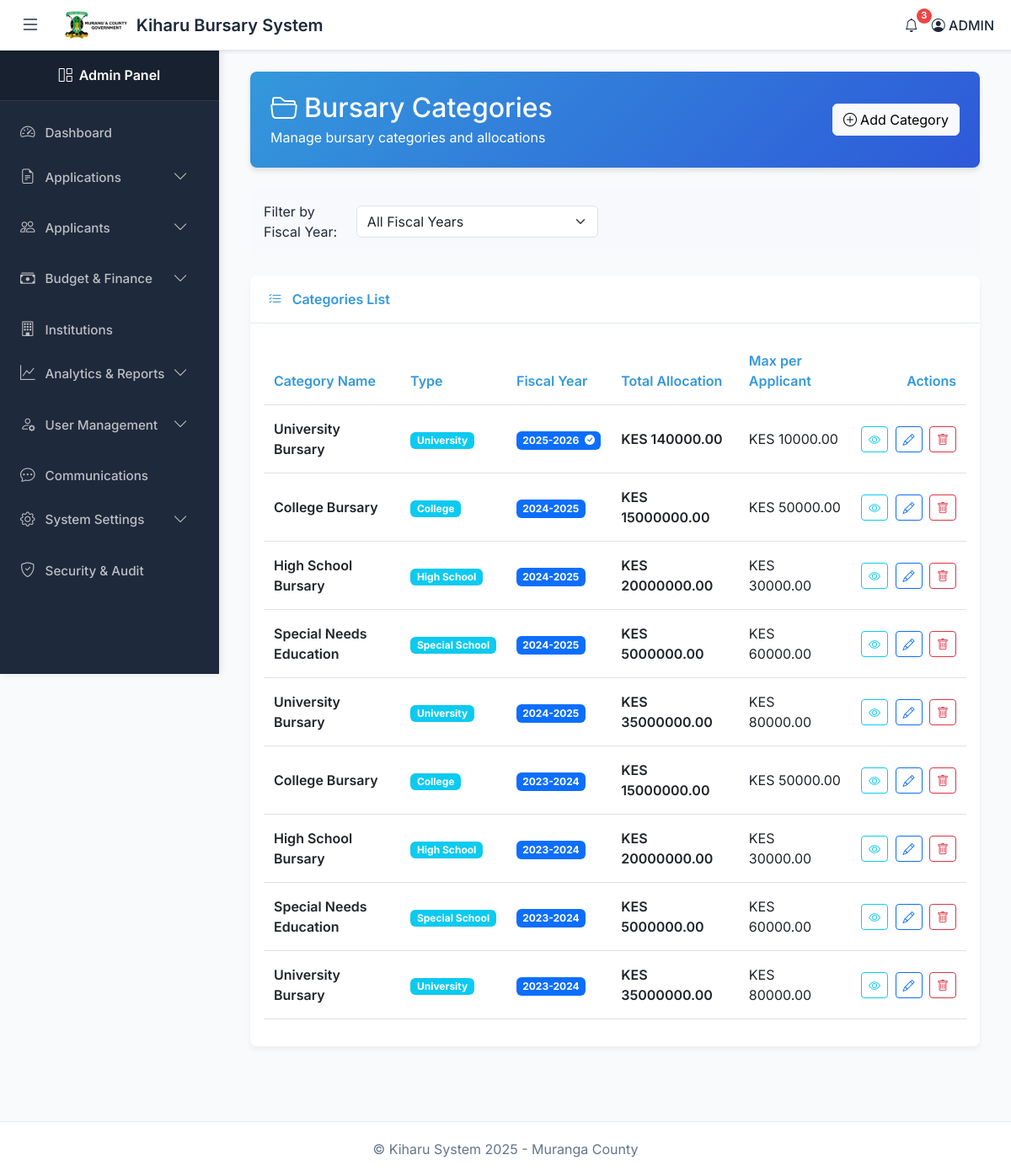
The page /admin-bursary-categories/ (signed in) on the database its author committed.
### kiharu_system/models.py (models this page shows, shortened)
class BursaryCategory(models.Model):
    CATEGORY_TYPES = (
        ('highschool', 'High School'),
        ('special_school', 'Special School'),
        ('college', 'College'),
        ('university', 'University'),
    )
    name = models.CharField(max_length=100)
    category_type = models.CharField(max_length=20, choices=CATEGORY_TYPES)
    fiscal_year = models.ForeignKey(FiscalYear, on_delete=models.CASCADE, related_name='categories')
    allocation_amount = models.DecimalField(max_digits=12, decimal_places=2)
    max_amount_per_applicant = models.DecimalField(max_digits=10, decimal_places=2)

class FiscalYear(models.Model):
    name = models.CharField(max_length=20)  # e.g., "2024-2025"
    start_date = models.DateField()
    end_date = models.DateField()
    total_allocation = models.DecimalField(max_digits=12, decimal_places=2)
    is_active = models.BooleanField(default=False)

### kiharu_system/views.py (the view)
# urls.py: path('admin-bursary-categories/', views.bursary_category_list, name='bursary_category_list'),
@login_required
@user_passes_test(is_admin)
def bursary_category_list(request):
    fiscal_year_id = request.GET.get('fiscal_year')
    categories = BursaryCategory.objects.all().select_related('fiscal_year').order_by('-fiscal_year__start_date', 'name')
    selected_fiscal_year = None
    if fiscal_year_id:
        try:
            selected_fiscal_year = FiscalYear.objects.get(pk=fiscal_year_id)
            categories = categories.filter(fiscal_year=selected_fiscal_year)
        except FiscalYear.DoesNotExist:
            messages.warning(request, 'Selected fiscal year not found')
    all_fiscal_years = FiscalYear.objects.all().order_by('-start_date')
    paginator = Paginator(categories, 15)
    page_number = request.GET.get('page')
    page_obj = paginator.get_page(page_number)
    if selected_fiscal_year:
        total_applications = Application.objects.filter(
            fiscal_year=selected_fiscal_year
        ).count()
        total_allocated = categories.aggregate(
            total=Sum('allocation_amount')
        )['total'] or 0
        utilization = Allocation.objects.filter(
            application__fiscal_year=selected_fiscal_year
        ).aggregate(total=Sum('amount_allocated'))['total'] or 0
        utilization_rate = (utilization / total_allocated * 100) if total_allocated > 0 else 0
        stats = {
            'total_categories': categories.count(),
            'total_allocation': total_allocated,
            'total_utilized': utilization,
            'utilization_rate': utilization_rate,
            'total_applications': total_applications,
        }
    else:
        stats = None
    context = {
        'categories': page_obj,
        'page_obj': page_obj,
        'all_fiscal_years': all_fiscal_years,
        'selected_fiscal_year': selected_fiscal_year,
        'stats': stats,
    }
    return render(request, 'admin/bursary_category_list.html', context)

### kiharu_system/views.py (called while the page is built)
def is_admin(user):
    return user.user_type == 'admin'

### templates/admin/bursary_category_list.html (shortened to what this page needs)
{% extends 'admin_base.html' %}
{% load static %}
{% block content %}
<div class="container-fluid">
    <div class="page-header">
        <div class="row align-items-center">
            <div class="col-md-8">
                <h2 class="mb-1">
                    <i class="bi bi-folder2-open me-2"></i>Bursary Categories
                </h2>
                <p class="mb-0">
                    {% if selected_fiscal_year %}
                        Categories for {{ selected_fiscal_year.name }} fiscal year
                    {% else %}
                        Manage bursary categories and allocations
                    {% endif %}
                </p>
            </div>
            <div class="col-md-4 text-md-end">
                <a href="{% url 'bursary_category_create' %}{% if selected_fiscal_year %}?fiscal_year={{ selected_fiscal_year.id }}{% endif %}"
                   class="btn btn-light">
                    <i class="bi bi-plus-circle me-1"></i>Add Category
                </a>
            </div>
        </div>
    </div>
    <div class="filter-section {% if selected_fiscal_year %}filter-active{% endif %}">
        <div class="row align-items-center">
            <div class="col-md-6">
                <form method="get" class="d-flex align-items-center">
                    <label for="fiscal_year_filter" class="form-label me-2 mb-0">Filter by Fiscal Year:</label>
                    <select name="fiscal_year" id="fiscal_year_filter" class="form-select me-2" onchange="this.form.submit()">
                        <option value="">All Fiscal Years</option>
                    </select>
                </form>
            </div>
        </div>
    </div>
    <div class="row">
        <div class="col-12">
            <div class="card">
                <div class="card-header d-flex align-items-center justify-content-between">
                    <div>
                        <i class="bi bi-list-check me-2"></i>
                        Categories List
                    </div>
                </div>
                <div class="card-body">
                    {% if categories %}
                    <div class="table-responsive">
                        <table class="table table-hover">
                            <thead>
                                <tr>
                                    <th>Category Name</th>
                                    <th>Type</th>
                                    {% if not selected_fiscal_year %}
                                    <th>Fiscal Year</th>
                                    {% endif %}
                                    <th>Total Allocation</th>
                                    <th>Max per Applicant</th>
                                    <th class="text-end">Actions</th>
                                </tr>
                            </thead>
                            <tbody>
                                {% for category in categories %}
                                <tr>
                                    <td class="category-name">{{ category.name }}</td>
                                    <td>
                                        <span class="badge bg-info">{{ category.get_category_type_display }}</span>
                                    </td>
                                    {% if not selected_fiscal_year %}
                                    <td>
                                        <span class="badge bg-primary fiscal-year-badge">
                                            {{ category.fiscal_year.name }}
                                            {% if category.fiscal_year.is_active %}
                                                <i class="bi bi-check-circle-fill ms-1"></i>
                                            {% endif %}
                                        </span>
                                    </td>
                                    {% endif %}
                                    <td class="allocation-amount">KES {{ category.allocation_amount|floatformat:2 }}</td>
                                    <td>KES {{ category.max_amount_per_applicant|floatformat:2 }}</td>
                                    <td class="text-end action-buttons">
                                        <a href="{% url 'bursary_category_detail' category.id %}"
                                           class="btn btn-sm btn-outline-info me-1" title="View Details">
                                            <i class="bi bi-eye"></i>
                                        </a>
                                        <a href="{% url 'bursary_category_update' category.id %}"
                                           class="btn btn-sm btn-outline-primary me-1" title="Edit">
                                            <i class="bi bi-pencil"></i>
                                        </a>
                                        <button class="btn btn-sm btn-outline-danger"
                                                onclick="confirmDelete('{{ category.name }}', '{{ category.id }}')"
                                                title="Delete">
                                            <i class="bi bi-trash"></i>
                                        </button>
                                    </td>
                                </tr>
                                {% endfor %}
                            </tbody>
                        </table>
                    </div>
                    {% endif %}
                </div>
            </div>
        </div>
    </div>
</div>
{% endblock %}

### templates/admin_base.html (style rules this page uses)
:root { --sidebar-width: 260px; --sidebar-collapsed-width: 70px; --navbar-height: 60px; --primary-color: #3498db; --primary-hover: #2980b9; --sidebar-bg: #1E293B; --sidebar-hover: #334155; --main-bg: #F8FAFC; --card-bg: #FFFFFF; --text-primary: #1E293B; --text-secondary: #64748B; --border-color: #E2E8F0; --success-color: #10B981; --danger-color: #EF4444; --warning-color: #F59E0B; --transition-speed: 0.3s; }
* { margin: 0; padding: 0; box-sizing: border-box; }
body { font-family: 'Inter', 'Segoe UI', system-ui, -apple-system, sans-serif; background-color: var(--main-bg); color: var(--text-primary); overflow-x: hidden; }
.card { border: 1px solid var(--border-color); border-radius: 8px; box-shadow: 0 1px 3px rgba(0,0,0,0.08); background: var(--card-bg); transition: none; }
.card-header { background-color: var(--card-bg); border-bottom: 1px solid var(--border-color); font-weight: 600; padding: 16px 20px; }

### templates/admin/bursary_category_list.html (style rules this page uses)
.page-header { background: linear-gradient(135deg, var(--primary-color) 0%, #2e59d9 100%); color: white; border-radius: 8px; padding: 1.5rem; margin-bottom: 1.5rem; box-shadow: 0 4px 6px rgba(0, 0, 0, 0.1); }
.card { border: none; border-radius: 8px; box-shadow: 0 4px 6px rgba(0, 0, 0, 0.05); margin-bottom: 1.5rem; }
.card-header { background-color: var(--light-bg); border-bottom: 1px solid var(--border-color); font-weight: 600; padding: 1rem 1.35rem; color: var(--primary-color); }
.filter-section { background-color: #f8f9fc; padding: 1rem; border-radius: 8px; margin-bottom: 1.5rem; }
.table th { border-top: none; font-weight: 600; color: var(--primary-color); background-color: var(--light-bg); padding: 1rem 0.75rem; }
.table td { padding: 1rem 0.75rem; vertical-align: middle; }
.category-name { color: var(--primary-color); font-weight: 600; }
.allocation-amount { font-weight: 600; color: #1cc88a; }
.fiscal-year-badge { font-size: 0.75rem; padding: 0.4em 0.6em; }
.action-buttons { white-space: nowrap; }

### rows shown on the page
BursaryCategory: name "University Bursary", category_type "University", fiscal_year.name "2025-2026", allocation_amount "140000.00", max_amount_per_applicant "10000.00"
BursaryCategory: name "College Bursary", category_type "College", fiscal_year.name "2024-2025", allocation_amount "15000000.00", max_amount_per_applicant "50000.00"
BursaryCategory: name "High School Bursary", category_type "High School", fiscal_year.name "2024-2025", allocation_amount "20000000.00", max_amount_per_applicant "30000.00"
BursaryCategory: name "Special Needs Education", category_type "Special School", fiscal_year.name "2024-2025", allocation_amount "5000000.00", max_amount_per_applicant "60000.00"
BursaryCategory: name "University Bursary", category_type "University", fiscal_year.name "2024-2025", allocation_amount "35000000.00", max_amount_per_applicant "80000.00"
BursaryCategory: name "College Bursary", category_type "College", fiscal_year.name "2023-2024", allocation_amount "15000000.00", max_amount_per_applicant "50000.00"
BursaryCategory: name "High School Bursary", category_type "High School", fiscal_year.name "2023-2024", allocation_amount "20000000.00", max_amount_per_applicant "30000.00"
BursaryCategory: name "Special Needs Education", category_type "Special School", fiscal_year.name "2023-2024", allocation_amount "5000000.00", max_amount_per_applicant "60000.00"
BursaryCategory: name "University Bursary", category_type "University", fiscal_year.name "2023-2024", allocation_amount "35000000.00", max_amount_per_applicant "80000.00"
